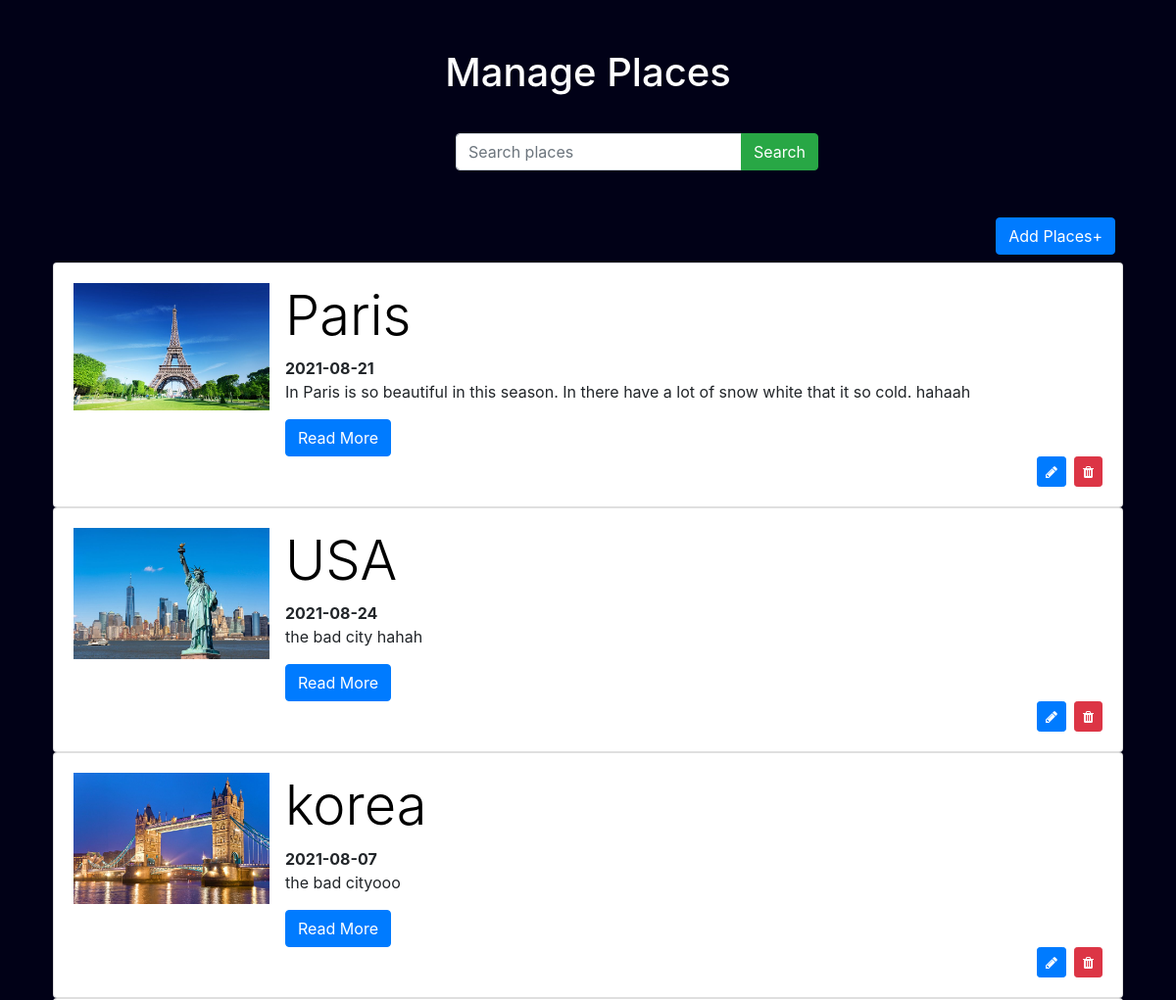
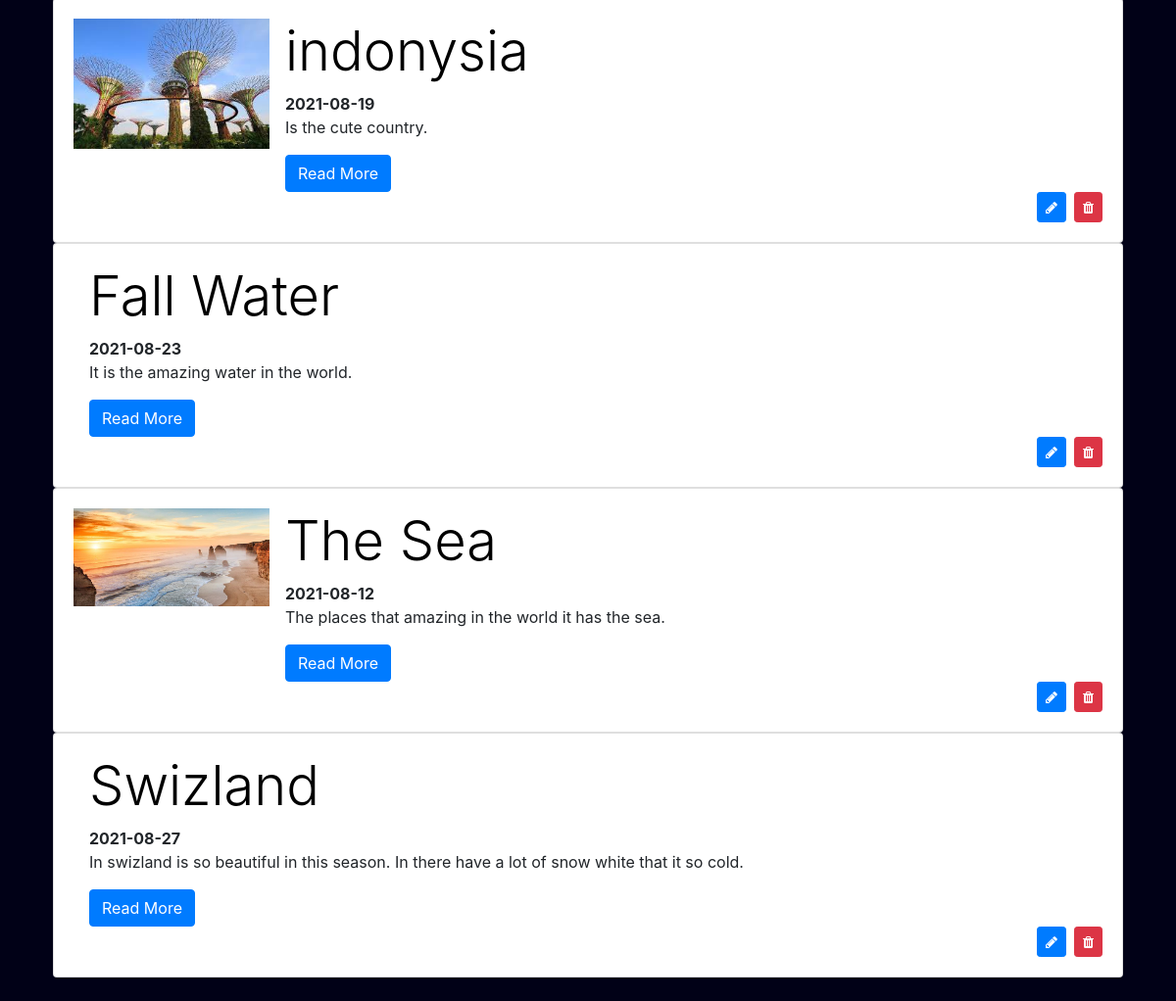
The page /pages/places.php on the database its author committed (2 pictures, top to bottom).
### tables this page shows
CREATE TABLE `travels` (
  `travelID` int(11) NOT NULL,
  `places` varchar(50) NOT NULL,
  `image` varchar(255) NOT NULL,
  `description` varchar(255) NOT NULL,
  `categoryID` int(11) NOT NULL,
  `date` date DEFAULT NULL
);

### database/database.php (called while the page is built, shortened)
<?php
    function db() {
        return new mysqli('localhost','root','','travel_management');
    }
    function getAlldata(){
        return db()->query("SELECT * FROM categories INNER JOIN travels ON categories.categoryID = travels.categoryID");
    }
    function readMore($text,$number){
        return substr($text,0,$number);
    }

### pages/places.php (the view)
<?php require_once('partial/header.php'); ?>
    <div class="text">
        <h1>Manage Places</h1>
    </div>
    <form action="" method="post" class="col-lg-4 rounded-lg " style="margin-left:450px; margin-top:30px">
            <div class="input-group mb-3">
                <input type="text" class="form-control" placeholder="Search places" name="search">
                    <div class="input-group-append">
                        <button class="btn btn-success" type="submit">Search</button>
                    </div>
            </div>
    </form>
    <div class="container p-4">
        <div class="d-flex justify-content-end p-2">
            <a href="process/create_html.php" class="btn btn-primary">Add Places+</a>
        </div>
        <?php
            require_once ('database/database.php');
            if($_SERVER['REQUEST_METHOD'] == 'POST'){
                $travels = searchByPlaces($_POST);
            }else{
                $travels = getAllData();
            }
            foreach($travels as $data):
                $description=readMore($data['description'],200);
        ?>
        <div class="card">
            <div class="card-body">
               <div class="d-flex">
                    <div class="card-image mr-3">
                        <img class="img-fluid" width="200" src="./assets/images/<?=$data['image'] ?>" alt="">
                    </div>
                    <div class="info">
                        <h1 class="display-4"><?=$data['places']; ?> </h1>
                        <strong><?=$data['date']; ?></strong>
                        <p style="box-sizing: content-box;"><?=$description?></p>
                        <a href="readmore/detail.php?id=<?=$data['travelID']?>" class="btn btn-primary ">Read More</a>
                    </div>
               </div>
                <div class="action d-flex justify-content-end">
                        <a href="process/update_html.php?id=<?=$data['travelID']?>" class="btn btn-primary btn-sm mr-2"><i class="fa fa-pencil"></i></a>
                        <a href="process/delete_model.php?id=<?=$data['travelID']?>" class="btn btn-danger btn-sm"><i class="fa fa-trash"></i></a>
                </div>
            </div>
        </div>
        <?php endforeach; ?>
    </div>

### partial/header.php (shortened to what this page needs)
<!DOCTYPE html>
<html lang="en">
<head>
    <link rel="stylesheet" href="./assets/css/style.css">
    <link rel="stylesheet" href="https://maxcdn.bootstrapcdn.com/bootstrap/4.5.2/css/bootstrap.min.css">
    <link rel="stylesheet" href="https://cdnjs.cloudflare.com/ajax/libs/font-awesome/4.7.0/css/font-awesome.min.css">
</head>
<body>

### assets/css/style.css (style rules this page uses)
body { margin: 0; padding: 0; font-family: sans-serif; }
.text { display: flex; justify-content: center; text-align: center; }
h1 { color: rgb(0, 0, 0); }

### partial/header.php (style rules this page uses)
body { margin: 0; padding: 0; background: #010117; }
.text>h1 { margin-top: 50px; color: rgb(173, 12, 47); color: white; }

### rows shown on the page
travels: image (picture), places "Paris", date "2021-08-21", description "In Paris is so beautiful in this season. In there have a lot of snow white that it so cold. hahaah"
travels: image (picture), places "USA", date "2021-08-24", description "the bad city hahah"
travels: image (picture), places "korea", date "2021-08-07", description "the bad cityooo"
travels: image (picture), places "indonysia", date "2021-08-19", description "Is the cute country."
travels: places "Fall Water", date "2021-08-23", description "It is the amazing water in the world."
travels: image (picture), places "The Sea", date "2021-08-12", description "The places that amazing in the world it has the sea."
travels: places "Swizland", date "2021-08-27", description "In swizland is so beautiful in this season. In there have a lot of snow white that it so cold."
